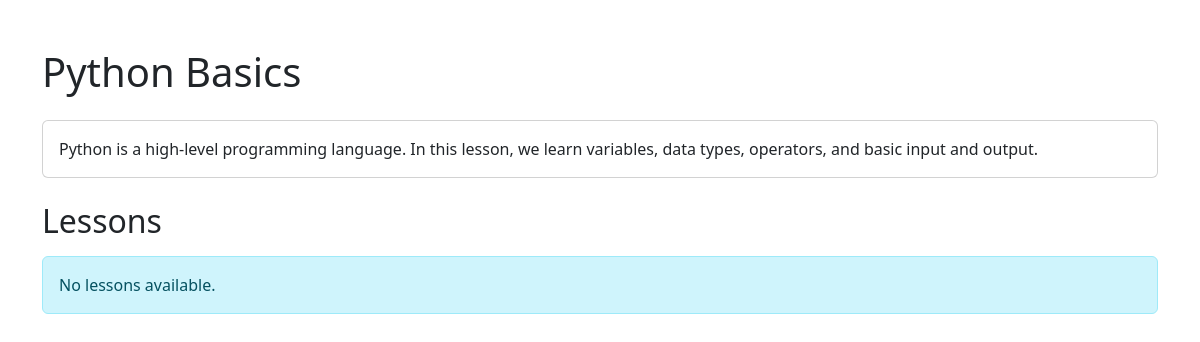
Screenshot of /course/2/ with the database file from the repository.
### onlinecourseapp/models.py (models this page shows, shortened)
class Course(models.Model):
    name = models.CharField(max_length=100)
    description = models.TextField()
    instructor = models.ForeignKey(
        Instructor,
        on_delete=models.CASCADE
    )

### onlinecourseapp/views.py (the view)
def course_details(request, course_id):
    course = get_object_or_404(Course, id=course_id)
    return render(
        request,
        'onlinecourseapp/course_details_bootstrap.html',
        {'course': course}
    )

### onlinecourseapp/templates/onlinecourseapp/course_details_bootstrap.html (shortened to what this page needs)
<!DOCTYPE html>
<html lang="en">
<head>
    <link href="https://cdn.jsdelivr.net/npm/bootstrap@5.3.3/dist/css/bootstrap.min.css"
          rel="stylesheet">
</head>
<body>
<div class="container mt-5">
    <h1 class="mb-4">{{ course.name }}</h1>
    <div class="card mb-4">
        <div class="card-body">
            <p class="card-text">{{ course.description }}</p>
        </div>
    </div>
    <h2 class="mb-3">Lessons</h2>
    <div class="list-group">
        {% for lesson in course.lesson_set.all %}
        <div class="list-group-item">
            <h5>{{ lesson.title }}</h5>
            <p>{{ lesson.content }}</p>
        </div>
        {% empty %}
        <div class="alert alert-info">
            No lessons available.
        </div>
        {% endfor %}
    </div>
</div>
</body>
</html>

### rows the page displays
Course: name "Python Basics", description "Python is a high-level programming language. In this lesson, we learn variables, data types, operators, and basic input and output."
